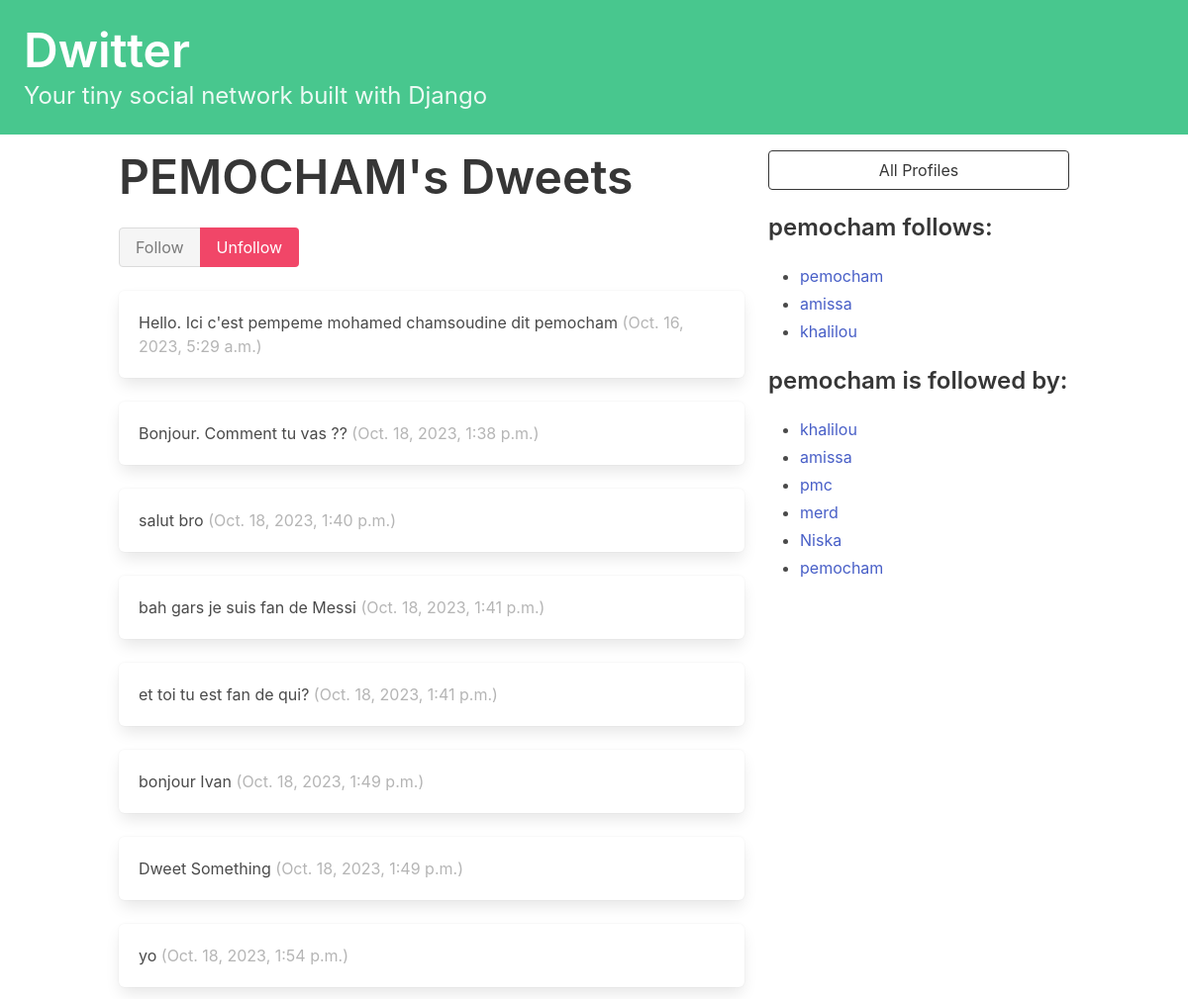
/profile/1/ (signed in), run on the app's committed database.
### dwitter/models.py (models this page shows, shortened)
class Profile(models.Model):
    user = models.OneToOneField(User,
        on_delete=models.CASCADE,
        related_name='profile'
    )
    follows = models.ManyToManyField(
        'self',
        related_name='followed_by',
        symmetrical=False,
        blank=True
    )
    class Meta:
        verbose_name = 'Profile'
        verbose_name_plural = 'Profiles'
    def __str__(self):
        return self.user.username

class Dweet(models.Model):
    user = models.ForeignKey(
        User, related_name="dweets", on_delete=models.DO_NOTHING
    )
    body = models.CharField(max_length=140)
    created_at = models.DateTimeField(auto_now_add=True)

### dwitter/views.py (the view, shortened to what this page needs)
# urls.py: path("profile/<int:pk>/", views.profile_views, name="profile"),
def profile_views(request, pk):
    profile = get_object_or_404(Profile, pk=pk)
    context = {
        'profile':profile,
    }
    return render(request, 'dwitter/profile.html', context=context)

### dwitter/templates/dwitter/profile.html (shortened to what this page needs)
{% extends 'base.html' %}
{% block content %}
<div class="column">
    <div class="block">
    <h1 class="title is-1">
        {{profile.user.username|upper}}'s Dweets
    </h1>
    <form method="post">
        <div class="buttons has-addons">
        {% if profile in user.profile.follows.all %}
            <button class="button is-success is-static">
                Follow
            </button>
            <button class="button is-danger"
                    name="follow"
                    value="unfollow">
                Unfollow
            </button>
        {% endif %}
        </div>
    </form>
    </div>
    <div class="content">
        {% for dweet in profile.user.dweets.all %}
            <div class="box">
                {{ dweet.body }}
                <span class="is-small has-text-grey-light">
                    ({{ dweet.created_at }})
                </span>
            </div>
        {% endfor %}
    </div>
</div>
<div class="column is-one-third">
    <div class="block">
        <a href="{% url 'profile_list' %}">
            <button class="button is-dark is-outlined is-fullwidth">
                All Profiles
            </button>
        </a>
    </div>
    <div class="block">
        <h3 class="title is-4">
            {{profile.user.username}} follows:
        </h3>
        <div class="content">
            <ul>
            {% for following in profile.follows.all %}
                <li>
                    <a href="{% url 'profile' following.id %} ">
                        {{ following }}
                    </a>
                </li>
            {% endfor %}
            </ul>
        </div>
    </div>
    <div class="block">
        <h3 class="title is-4">
            {{profile.user.username}} is followed by:
        </h3>
        <div class="content">
            <ul>
            {% for follower in profile.followed_by.all %}
                <li>
                    <a href="{% url 'profile' follower.id %} ">
                        {{ follower }}
                    </a>
                </li>
            {% endfor %}
            </ul>
        </div>
    </div>
</div>
{% endblock content %}

### data on the page
Profile: user.username "PEMOCHAM", user.username "pemocham"
Dweet: body "Hello. Ici c'est pempeme mohamed chamsoudine dit pemocham", created_at "Oct. 16, 2023, 5:29 a.m."
Dweet: body "Bonjour. Comment tu vas ??", created_at "Oct. 18, 2023, 1:38 p.m."
Dweet: body "salut bro", created_at "Oct. 18, 2023, 1:40 p.m."
Dweet: body "bah gars je suis fan de Messi", created_at "Oct. 18, 2023, 1:41 p.m."
Dweet: body "et toi tu est fan de qui?", created_at "Oct. 18, 2023, 1:41 p.m."
Dweet: body "bonjour Ivan", created_at "Oct. 18, 2023, 1:49 p.m."
Dweet: body "Dweet Something", created_at "Oct. 18, 2023, 1:49 p.m."
Dweet: body "yo", created_at "Oct. 18, 2023, 1:54 p.m."
Profile: user.username "amissa"
Profile: user.username "khalilou"
Profile: user.username "pmc"
Profile: user.username "merd"
Profile: user.username "Niska"
